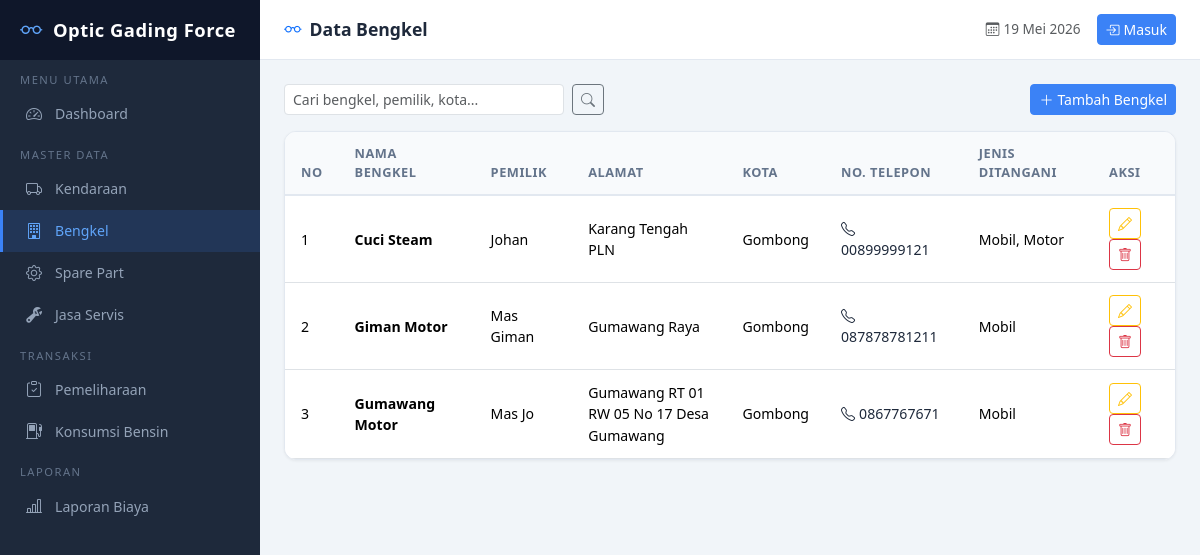
/bengkel/, run on the app's committed database.
### pemeliharaan/models.py (models this page shows, shortened)
class Bengkel(models.Model):
    nama_bengkel = models.CharField('Nama Bengkel', max_length=200)
    pemilik = models.CharField('Pemilik', max_length=150)
    alamat = models.TextField('Alamat')
    kota = models.CharField('Kota', max_length=100)
    no_telp = models.CharField('No. Telepon', max_length=20)
    jenis_kendaraan = models.CharField(
        'Jenis Kendaraan Ditangani', max_length=200,
        help_text='Pisahkan dengan koma, cth: Mobil, Motor'
    )
    keterangan = models.TextField('Keterangan', blank=True, default='')
    tanggal_input = models.DateTimeField('Tanggal Input', auto_now_add=True)
    class Meta:
        ordering = ['nama_bengkel']
        verbose_name = 'Bengkel'
        verbose_name_plural = 'Data Bengkel'

### pemeliharaan/views.py (the view)
# urls.py: path('bengkel/', views.bengkel_list, name='bengkel_list'),
def bengkel_list(request):
    search = request.GET.get('q', '')
    queryset = Bengkel.objects.all()
    if search:
        queryset = queryset.filter(
            Q(nama_bengkel__icontains=search) |
            Q(pemilik__icontains=search) |
            Q(kota__icontains=search)
        )
    return render(request, 'pemeliharaan/bengkel_list.html', {
        'object_list': queryset, 'search': search
    })

### pemeliharaan/templates/pemeliharaan/bengkel_list.html (shortened to what this page needs)
{% extends 'pemeliharaan/base.html' %}
{% load custom_filters %}
{% block nav_bengkel %}active{% endblock %}
{% block page_title %}Data Bengkel{% endblock %}
{% block content %}
<div class="d-flex justify-content-between align-items-center mb-3 flex-wrap gap-2">
    <form method="get" class="d-flex gap-2">
        <input type="text" name="q" class="form-control form-control-sm" placeholder="Cari bengkel, pemilik, kota..." value="{{ search }}" style="width:280px;">
        <button type="submit" class="btn btn-sm btn-outline-secondary"><i class="bi bi-search"></i></button>
    </form>
    <a href="{% url 'pemeliharaan:bengkel_create' %}" class="btn btn-sm btn-primary-custom">
        <i class="bi bi-plus-lg me-1"></i>Tambah Bengkel
    </a>
</div>
<div class="data-table">
    <div class="table-responsive">
        <table class="table">
            <thead>
                <tr>
                    <th>No</th>
                    <th>Nama Bengkel</th>
                    <th>Pemilik</th>
                    <th>Alamat</th>
                    <th>Kota</th>
                    <th>No. Telepon</th>
                    <th>Jenis Ditangani</th>
                    <th>Aksi</th>
                </tr>
            </thead>
            <tbody>
            {% for obj in object_list %}
            <tr>
                <td>{{ forloop.counter }}</td>
                <td class="fw-semibold">{{ obj.nama_bengkel }}</td>
                <td>{{ obj.pemilik }}</td>
                <td style="max-width:200px;">{{ obj.alamat|truncatechars:50 }}</td>
                <td>{{ obj.kota }}</td>
                <td>
                    <a href="tel:{{ obj.no_telp }}" style="text-decoration:none; color:#1e293b;">
                        <i class="bi bi-telephone me-1"></i>{{ obj.no_telp }}
                    </a>
                </td>
                <td>{{ obj.jenis_kendaraan }}</td>
                <td>
                    <a href="{% url 'pemeliharaan:bengkel_update' obj.pk %}" class="btn btn-sm btn-outline-warning" title="Edit">
                        <i class="bi bi-pencil"></i>
                    </a>
                    <form method="post" action="{% url 'pemeliharaan:bengkel_delete' obj.pk %}" style="display:inline;" onsubmit="return confirm('Apakah Anda yakin ingin menghapus bengkel {{ obj.nama_bengkel }}?')">
                        <button type="submit" class="btn btn-sm btn-outline-danger" title="Hapus">
                            <i class="bi bi-trash"></i>
                        </button>
                    </form>
                </td>
            </tr>
            {% endfor %}
            </tbody>
        </table>
    </div>
</div>
{% endblock %}

### pemeliharaan/templates/pemeliharaan/base.html (style rules this page uses)
:root { --sidebar-width: 260px; --sidebar-bg: #1e293b; --sidebar-hover: #334155; --sidebar-active: #3b82f6; --topbar-height: 60px; }
body { background: #f1f5f9; min-height: 100vh; }
.data-table { background: #fff; border-radius: 12px; box-shadow: 0 1px 3px rgba(0,0,0,0.06); border: 1px solid #e2e8f0; overflow: hidden; }
.data-table table { margin: 0; }
.data-table thead th { background: #f8fafc; border-bottom: 2px solid #e2e8f0; font-size: 0.8rem; text-transform: uppercase; letter-spacing: 0.5px; color: #64748b; font-weight: 600; padding: 12px 16px; }
.data-table tbody td { padding: 12px 16px; vertical-align: middle; font-size: 0.88rem; }
.btn-primary-custom { background: #3b82f6; border-color: #3b82f6; color: #fff; }

### data on the page
Bengkel: nama_bengkel "Cuci Steam", pemilik "Johan", alamat "Karang Tengah PLN", kota "Gombong", no_telp "00899999121", jenis_kendaraan "Mobil, Motor"
Bengkel: nama_bengkel "Giman Motor", pemilik "Mas Giman", alamat "Gumawang Raya", kota "Gombong", no_telp "087878781211", jenis_kendaraan "Mobil"
Bengkel: nama_bengkel "Gumawang Motor", pemilik "Mas Jo", alamat "Gumawang RT 01 RW 05 No 17 Desa Gumawang", kota "Gombong", no_telp "0867767671", jenis_kendaraan "Mobil"
